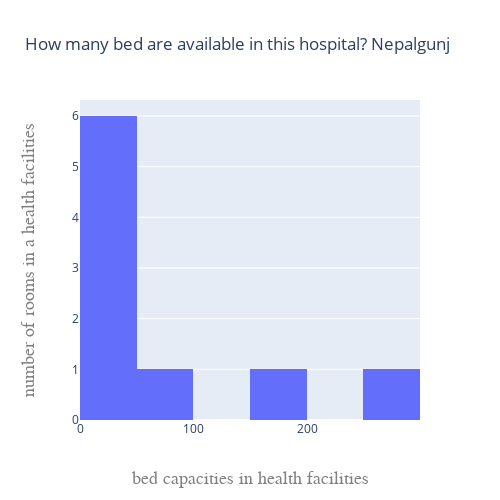

The notebook cell saved with this chart:
### Code cell
fig = go.Figure(data=[go.Histogram(x=df["How many bed are available in this hospital?"])])
fig.update_layout(
    height=500,
    width=500,
    title="How many bed are available in this hospital? Nepalgunj",
    xaxis=go.layout.XAxis(
            title=go.layout.xaxis.Title(
                text="bed capacities in health facilities",
                font=dict(
                    family="Courier New, monospace",
                    size=18,
                    color="#7f7f7f"
                )
            )
        ),
        yaxis=go.layout.YAxis(
            title=go.layout.yaxis.Title(
                text="number of rooms in a health facilities",
                font=dict(
                    family="Courier New, monospace",
                    size=18,
                    color="#7f7f7f"
                )
            )
        )) 
fig.show()

### Figure 1 — Plotly figure (JSON) as saved in the notebook; plotly's stock layout.template omitted (floating-point values rounded to 4 significant figures)
{"data": [{"type": "histogram", "x": [null, null, null, 50, null, null, null, 15, 15, null, 15, 15, null, null, 25, null, 15, null, 250, null, null, null, null, null, null, null, 150]}], "layout": {"height": 500, "title": {"text": "How many bed are available in this hospital? Nepalgunj"}, "width": 500, "xaxis": {"title": {"font": {"color": "#7f7f7f", "family": "Courier New, monospace", "size": 18}, "text": "bed capacities in health facilities"}}, "yaxis": {"title": {"font": {"color": "#7f7f7f", "family": "Courier New, monospace", "size": 18}, "text": "number of rooms in a health facilities"}}}}
